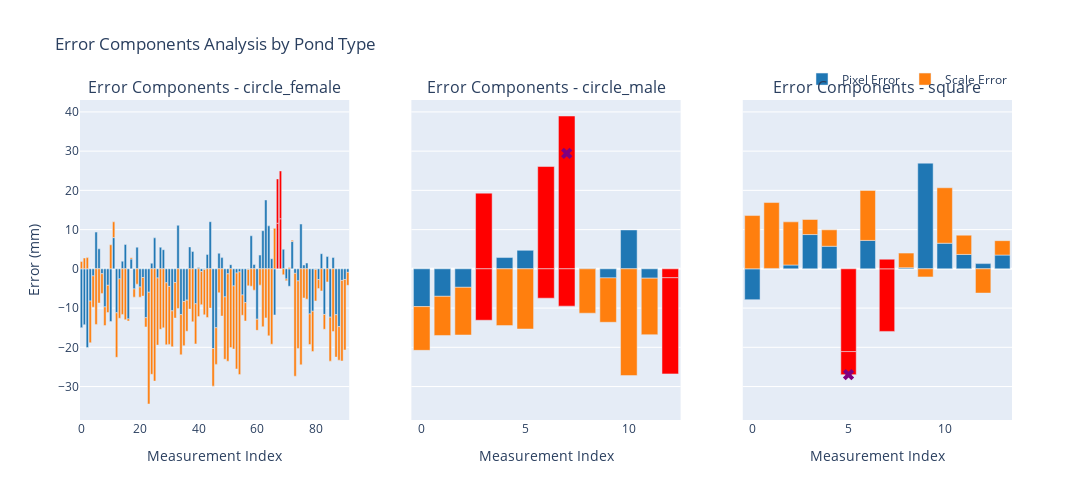

The notebook cell saved with this chart:
### Code cell
# Create plotly subplots for error components bar plots
pond_types = df['Pond_Type'].unique()
n_pond_types = len(pond_types)

# Prepare data for all pond types
pond_data = {}
for pond_type in pond_types:
    df_pond = df[df['Pond_Type'] == pond_type].copy()
    df_pond = df_pond.reset_index(drop=True)
    
    # Calculate error components in mm
    mm_per_px_gt = 10 / df_pond['mean_scale']
    mm_per_px_pred = 10 / df_pond['pred_scale']
    df_pond['pixel_error_mm'] = (df_pond['mean_pixels'] - df_pond['pred_Distance_pixels']) * mm_per_px_gt
    df_pond['scale_error_mm'] = df_pond['mean_pixels'] * (mm_per_px_gt - mm_per_px_pred)
    
    # Calculate total error and identify outliers using IQR
    df_pond['total_error_mm'] = df_pond['pixel_error_mm'] + df_pond['scale_error_mm']
    q1_total = df_pond['total_error_mm'].quantile(0.25)
    q3_total = df_pond['total_error_mm'].quantile(0.75)
    iqr_total = q3_total - q1_total
    outlier_threshold_low_total = q1_total - 1.5 * iqr_total
    outlier_threshold_high_total = q3_total + 1.5 * iqr_total
    df_pond['is_outlier_total'] = (df_pond['total_error_mm'] < outlier_threshold_low_total) | (df_pond['total_error_mm'] > outlier_threshold_high_total)
    
    # Calculate MAPE outliers using IQR
    q1_mape = df_pond['mape_percent'].quantile(0.25)
    q3_mape = df_pond['mape_percent'].quantile(0.75)
    iqr_mape = q3_mape - q1_mape
    outlier_threshold_low_mape = q1_mape - 1.5 * iqr_mape
    outlier_threshold_high_mape = q3_mape + 1.5 * iqr_mape
    df_pond['is_outlier_mape'] = (df_pond['mape_percent'] < outlier_threshold_low_mape) | (df_pond['mape_percent'] > outlier_threshold_high_mape)
    
    pond_data[pond_type] = df_pond

# Create plotly subplots for error components bar plots
fig_bar = make_subplots(
    rows=1, cols=n_pond_types,
    subplot_titles=[f'Error Components - {pond_type}' for pond_type in pond_types],
    shared_yaxes=True
)

for i, pond_type in enumerate(pond_types):
    df_pond = pond_data[pond_type]
    
    # Add Pixel Error bars
    fig_bar.add_trace(
        go.Bar(
            name='Pixel Error' if i == 0 else '',  # Only show legend for first subplot
            x=df_pond.index,
            y=df_pond['pixel_error_mm'],
            marker_color=['red' if is_outlier else '#1f77b4' for is_outlier in df_pond['is_outlier_total']],
            showlegend=(i == 0),  # Only show legend for first subplot
            hovertemplate="Image: %{customdata[0]}<br>" +
                         "Prawn ID: %{customdata[1]}<br>" +
                         "Pixel Error: %{y:.2f}mm<extra></extra>",
            customdata=list(zip(df_pond['Label'], df_pond['PrawnID']))
        ),
        row=1, col=i+1
    )
    
    # Add Scale Error bars
    fig_bar.add_trace(
        go.Bar(
            name='Scale Error' if i == 0 else '',  # Only show legend for first subplot
            x=df_pond.index,
            y=df_pond['scale_error_mm'],
            marker_color=['red' if is_outlier else '#ff7f0e' for is_outlier in df_pond['is_outlier_total']],
            showlegend=(i == 0),  # Only show legend for first subplot
            hovertemplate="Image: %{customdata[0]}<br>" +
                         "Prawn ID: %{customdata[1]}<br>" +
                         "Scale Error: %{y:.2f}mm<extra></extra>",
            customdata=list(zip(df_pond['Label'], df_pond['PrawnID']))
        ),
        row=1, col=i+1
    )
    
    # Highlight MAPE outliers
    fig_bar.add_trace(
        go.Scatter(
            x=df_pond.index[df_pond['is_outlier_mape']],
            y=df_pond['total_error_mm'][df_pond['is_outlier_mape']],
            mode='markers',
            marker=dict(color='purple', size=10, symbol='x'),
            name='MAPE Outlier' if i == 0 else '',
            showlegend=(i == 0),
            hovertemplate="Image: %{customdata[0]}<br>" +
                         "Prawn ID: %{customdata[1]}<br>" +
                         "Total Error: %{y:.2f}mm<extra></extra>",
            customdata=list(zip(df_pond['Label'], df_pond['PrawnID']))
        ),
        row=1, col=i+1
    )

# Update layout
fig_bar.update_layout(
    title='Error Components Analysis by Pond Type',
    barmode='relative',  # Shows stacked bars
    height=500,
    width=1200,
    showlegend=True,
    legend=dict(
        orientation="h",
        yanchor="bottom",
        y=1.02,
        xanchor="right",
        x=1
    )
)

# Update axes
for i in range(n_pond_types):
    fig_bar.update_xaxes(title_text="Measurement Index", row=1, col=i+1)
    if i == 0:  # Only show y-axis title for first subplot
        fig_bar.update_yaxes(title_text="Error (mm)", row=1, col=i+1)

fig_bar.show()

### Figure 1 — Plotly figure (JSON) as saved in the notebook; plotly's stock layout.template omitted (floating-point values rounded to 4 significant figures; data arrays with more than 128 entries replaced by an {"elided": "..."} marker saying what was removed)
{"data": [{"customdata": {"elided": "92x2 str values"}, "hovertemplate": "Image: %{customdata[0]}<br>Prawn ID: %{customdata[1]}<br>Pixel Error: %{y:.2f}mm<extra></extra>", "marker": {"color": ["#1f77b4", "#1f77b4", "#1f77b4", "#1f77b4", "#1f77b4", "#1f77b4", "#1f77b4", "#1f77b4", "#1f77b4", "#1f77b4", "#1f77b4", "#1f77b4", "#1f77b4", "#1f77b4", "#1f77b4", "#1f77b4", "#1f77b4", "#1f77b4", "#1f77b4", "#1f77b4", "#1f77b4", "#1f77b4", "#1f77b4", "#1f77b4", "#1f77b4", "#1f77b4", "#1f77b4", "#1f77b4", "#1f77b4", "#1f77b4", "#1f77b4", "#1f77b4", "#1f77b4", "#1f77b4", "#1f77b4", "#1f77b4", "#1f77b4", "#1f77b4", "#1f77b4", "#1f77b4", "#1f77b4", "#1f77b4", "#1f77b4", "#1f77b4", "#1f77b4", "#1f77b4", "#1f77b4", "#1f77b4", "#1f77b4", "#1f77b4", "#1f77b4", "#1f77b4", "#1f77b4", "#1f77b4", "#1f77b4", "#1f77b4", "#1f77b4", "#1f77b4", "#1f77b4", "#1f77b4", "#1f77b4", "#1f77b4", "#1f77b4", "#1f77b4", "#1f77b4", "#1f77b4", "#1f77b4", "red", "red", "#1f77b4", "#1f77b4", "#1f77b4", "#1f77b4", "#1f77b4", "#1f77b4", "#1f77b4", "#1f77b4", "#1f77b4", "#1f77b4", "#1f77b4", "#1f77b4", "#1f77b4", "#1f77b4", "#1f77b4", "#1f77b4", "#1f77b4", "#1f77b4", "#1f77b4", "#1f77b4", "#1f77b4", "#1f77b4", "#1f77b4"]}, "name": "Pixel Error", "showlegend": true, "type": "bar", "x": [0, 1, 2, 3, 4, 5, 6, 7, 8, 9, 10, 11, 12, 13, 14, 15, 16, 17, 18, 19, 20, 21, 22, 23, 24, 25, 26, 27, 28, 29, 30, 31, 32, 33, 34, 35, 36, 37, 38, 39, 40, 41, 42, 43, 44, 45, 46, 47, 48, 49, 50, 51, 52, 53, 54, 55, 56, 57, 58, 59, 60, 61, 62, 63, 64, 65, 66, 67, 68, 69, 70, 71, 72, 73, 74, 75, 76, 77, 78, 79, 80, 81, 82, 83, 84, 85, 86, 87, 88, 89, 90, 91], "xaxis": "x", "y": [-14.98, -14.23, -20.06, -8.222, -1.793, 9.365, 5.108, -1.245, -9.701, -4.198, -13.42, 7.961, -11.21, -2.561, 1.949, 6.214, -12.75, 2.505, -5.127, 5.524, -4.625, -2.21, -12.46, -5.964, 1.418, 7.904, -2.334, 5.51, 4.88, -3.568, -4.479, -10.71, -3.489, 11.09, -11.68, -8.342, -7.976, 5.586, 4.414, -8.92, 0.3583, -0.6852, -0.1709, 3.678, 12.01, -20.3, -15.02, 3.97, 2.863, -7.145, -1.28, 1.068, -4.356, -1.06, -0.7816, -6.662, -8.603, -0.1673, 8.43, 1.104, -12.84, 3.501, 9.726, 17.56, 10.95, 2.576, -11.75, 11.62, 12.76, 4.984, -2.593, -4.441, 6.963, -1.145, -3.074, 11.42, 0.9868, 1.482, -11.49, -10.81, -0.1661, -2.737, 3.862, -11.62, 3.135, -12.31, 2.886, -11.7, -14.74, -2.954, -2.71, -0.8999], "yaxis": "y"}, {"customdata": {"elided": "92x2 str values"}, "hovertemplate": "Image: %{customdata[0]}<br>Prawn ID: %{customdata[1]}<br>Scale Error: %{y:.2f}mm<extra></extra>", "marker": {"color": ["#ff7f0e", "#ff7f0e", "#ff7f0e", "#ff7f0e", "#ff7f0e", "#ff7f0e", "#ff7f0e", "#ff7f0e", "#ff7f0e", "#ff7f0e", "#ff7f0e", "#ff7f0e", "#ff7f0e", "#ff7f0e", "#ff7f0e", "#ff7f0e", "#ff7f0e", "#ff7f0e", "#ff7f0e", "#ff7f0e", "#ff7f0e", "#ff7f0e", "#ff7f0e", "#ff7f0e", "#ff7f0e", "#ff7f0e", "#ff7f0e", "#ff7f0e", "#ff7f0e", "#ff7f0e", "#ff7f0e", "#ff7f0e", "#ff7f0e", "#ff7f0e", "#ff7f0e", "#ff7f0e", "#ff7f0e", "#ff7f0e", "#ff7f0e", "#ff7f0e", "#ff7f0e", "#ff7f0e", "#ff7f0e", "#ff7f0e", "#ff7f0e", "#ff7f0e", "#ff7f0e", "#ff7f0e", "#ff7f0e", "#ff7f0e", "#ff7f0e", "#ff7f0e", "#ff7f0e", "#ff7f0e", "#ff7f0e", "#ff7f0e", "#ff7f0e", "#ff7f0e", "#ff7f0e", "#ff7f0e", "#ff7f0e", "#ff7f0e", "#ff7f0e", "#ff7f0e", "#ff7f0e", "#ff7f0e", "#ff7f0e", "red", "red", "#ff7f0e", "#ff7f0e", "#ff7f0e", "#ff7f0e", "#ff7f0e", "#ff7f0e", "#ff7f0e", "#ff7f0e", "#ff7f0e", "#ff7f0e", "#ff7f0e", "#ff7f0e", "#ff7f0e", "#ff7f0e", "#ff7f0e", "#ff7f0e", "#ff7f0e", "#ff7f0e", "#ff7f0e", "#ff7f0e", "#ff7f0e", "#ff7f0e", "#ff7f0e"]}, "name": "Scale Error", "showlegend": true, "type": "bar", "x": [0, 1, 2, 3, 4, 5, 6, 7, 8, 9, 10, 11, 12, 13, 14, 15, 16, 17, 18, 19, 20, 21, 22, 23, 24, 25, 26, 27, 28, 29, 30, 31, 32, 33, 34, 35, 36, 37, 38, 39, 40, 41, 42, 43, 44, 45, 46, 47, 48, 49, 50, 51, 52, 53, 54, 55, 56, 57, 58, 59, 60, 61, 62, 63, 64, 65, 66, 67, 68, 69, 70, 71, 72, 73, 74, 75, 76, 77, 78, 79, 80, 81, 82, 83, 84, 85, 86, 87, 88, 89, 90, 91], "xaxis": "x", "y": [1.869, 2.756, 2.859, -10.61, -7.981, -14.18, -8.729, -5.022, -4.752, -6.931, 6.126, 4.023, -11.33, -10.04, -11.62, -12.95, -0.5257, 0.3495, -2.082, -3.903, -2.6, -4.737, -2.353, -28.48, -26.88, -28.61, -17.1, -15.41, -15.04, -15.79, -14.77, -9.15, -9.06, -10.09, -10.23, -11.24, -7.937, -10.25, -13.5, -10.2, -12.17, -8.441, -11.56, -12.41, -10.01, -9.592, -9.332, -6.08, -12.04, -15.9, -22.26, -20.05, -16.1, -24.45, -26.18, -5.165, -4.692, -4.162, -4.424, -5.426, -2.843, -4.151, -14.75, -12.5, -17.07, -19.21, 10.32, 11.3, 12.19, -1.507, -0.4139, 0.3392, 0.3473, -26.23, -17.2, -24.47, -7.424, -7.724, -7.801, -10.26, -8.021, -2.298, -5.627, -3.783, -3.335, -11.21, -15.98, -10.8, -8.545, -20.53, -17.98, -3.303], "yaxis": "y"}, {"customdata": {"elided": "92x2 str values"}, "hovertemplate": "Image: %{customdata[0]}<br>Prawn ID: %{customdata[1]}<br>Total Error: %{y:.2f}mm<extra></extra>", "marker": {"color": "purple", "size": 10, "symbol": "x"}, "mode": "markers", "name": "MAPE Outlier", "showlegend": true, "type": "scatter", "x": [], "xaxis": "x", "y": [], "yaxis": "y"}, {"customdata": [["full body:undistorted_GX010089_11_236.jpg_gamma", "Prawn_0"], ["full body:undistorted_GX010089_11_236.jpg_gamma", "Prawn_1"], ["full body:undistorted_GX010089_11_236.jpg_gamma", "Prawn_2"], ["full body:undistorted_GX010091_5_149.jpg_gamma", "Prawn_0"], ["full body:undistorted_GX010091_5_149.jpg_gamma", "Prawn_1"], ["full body:undistorted_GX010102_9_165.jpg_gamma", "Prawn_1"], ["full body:undistorted_GX010102_9_165.jpg_gamma", "Prawn_2"], ["full body:undistorted_GX010102_9_165.jpg_gamma", "Prawn_3"], ["full body:undistorted_GX010102_9_165.jpg_gamma", "Prawn_4"], ["full body:undistorted_GX010102_9_165.jpg_gamma", "Prawn_5"], ["full body:undistorted_GX010102_50_1396.jpg_gamma", "Prawn_0"], ["full body:undistorted_GX010105_28_816.jpg_gamma", "Prawn_0"], ["full body:undistorted_GX010105_28_816.jpg_gamma", "Prawn_1"]], "hovertemplate": "Image: %{customdata[0]}<br>Prawn ID: %{customdata[1]}<br>Pixel Error: %{y:.2f}mm<extra></extra>", "marker": {"color": ["#1f77b4", "#1f77b4", "#1f77b4", "red", "#1f77b4", "#1f77b4", "red", "red", "#1f77b4", "#1f77b4", "#1f77b4", "#1f77b4", "red"]}, "name": "", "showlegend": false, "type": "bar", "x": [0, 1, 2, 3, 4, 5, 6, 7, 8, 9, 10, 11, 12], "xaxis": "x2", "y": [-9.628, -7.003, -4.709, 19.3, 2.878, 4.714, 26.08, 38.95, 0.06049, -2.304, 9.914, -2.38, -2.268], "yaxis": "y2"}, {"customdata": [["full body:undistorted_GX010089_11_236.jpg_gamma", "Prawn_0"], ["full body:undistorted_GX010089_11_236.jpg_gamma", "Prawn_1"], ["full body:undistorted_GX010089_11_236.jpg_gamma", "Prawn_2"], ["full body:undistorted_GX010091_5_149.jpg_gamma", "Prawn_0"], ["full body:undistorted_GX010091_5_149.jpg_gamma", "Prawn_1"], ["full body:undistorted_GX010102_9_165.jpg_gamma", "Prawn_1"], ["full body:undistorted_GX010102_9_165.jpg_gamma", "Prawn_2"], ["full body:undistorted_GX010102_9_165.jpg_gamma", "Prawn_3"], ["full body:undistorted_GX010102_9_165.jpg_gamma", "Prawn_4"], ["full body:undistorted_GX010102_9_165.jpg_gamma", "Prawn_5"], ["full body:undistorted_GX010102_50_1396.jpg_gamma", "Prawn_0"], ["full body:undistorted_GX010105_28_816.jpg_gamma", "Prawn_0"], ["full body:undistorted_GX010105_28_816.jpg_gamma", "Prawn_1"]], "hovertemplate": "Image: %{customdata[0]}<br>Prawn ID: %{customdata[1]}<br>Scale Error: %{y:.2f}mm<extra></extra>", "marker": {"color": ["#ff7f0e", "#ff7f0e", "#ff7f0e", "red", "#ff7f0e", "#ff7f0e", "red", "red", "#ff7f0e", "#ff7f0e", "#ff7f0e", "#ff7f0e", "red"]}, "name": "", "showlegend": false, "type": "bar", "x": [0, 1, 2, 3, 4, 5, 6, 7, 8, 9, 10, 11, 12], "xaxis": "x2", "y": [-11.14, -9.981, -12.15, -13.1, -14.47, -15.34, -7.478, -9.506, -11.31, -11.31, -27.2, -14.4, -24.5], "yaxis": "y2"}, {"customdata": [["full body:undistorted_GX010089_11_236.jpg_gamma", "Prawn_0"], ["full body:undistorted_GX010089_11_236.jpg_gamma", "Prawn_1"], ["full body:undistorted_GX010089_11_236.jpg_gamma", "Prawn_2"], ["full body:undistorted_GX010091_5_149.jpg_gamma", "Prawn_0"], ["full body:undistorted_GX010091_5_149.jpg_gamma", "Prawn_1"], ["full body:undistorted_GX010102_9_165.jpg_gamma", "Prawn_1"], ["full body:undistorted_GX010102_9_165.jpg_gamma", "Prawn_2"], ["full body:undistorted_GX010102_9_165.jpg_gamma", "Prawn_3"], ["full body:undistorted_GX010102_9_165.jpg_gamma", "Prawn_4"], ["full body:undistorted_GX010102_9_165.jpg_gamma", "Prawn_5"], ["full body:undistorted_GX010102_50_1396.jpg_gamma", "Prawn_0"], ["full body:undistorted_GX010105_28_816.jpg_gamma", "Prawn_0"], ["full body:undistorted_GX010105_28_816.jpg_gamma", "Prawn_1"]], "hovertemplate": "Image: %{customdata[0]}<br>Prawn ID: %{customdata[1]}<br>Total Error: %{y:.2f}mm<extra></extra>", "marker": {"color": "purple", "size": 10, "symbol": "x"}, "mode": "markers", "name": "", "showlegend": false, "type": "scatter", "x": [7], "xaxis": "x2", "y": [29.45], "yaxis": "y2"}, {"customdata": [["full body:undistorted_GX010152_36_378.jpg_gamma", "Prawn_0"], ["full body:undistorted_GX010152_36_378.jpg_gamma", "Prawn_1"], ["full body:undistorted_GX010157_160_2259", "Prawn_0"], ["full body:undistorted_GX010157_174_2582.jpg_gamma", "Prawn_0"], ["full body:undistorted_GX010157_177_2665.jpg_gamma", "Prawn_0"], ["full body:undistorted_GX010161_54_676.jpg_gamma.jpg_gamma", "Prawn_0"], ["full body:undistorted_GX010162_72_927.jpg_gamma.jpg_gamma", "Prawn_0"], ["full body:undistorted_GX010174_62_790.jpg_gamma", "Prawn_0"], ["full body:undistorted_GX010175_266_3372.jpg_gamma.jpg_gamma", "Prawn_0"], ["full body:undistorted_GX010177_232_3047", "Prawn_0"], ["full body:undistorted_GX010178_172_3604.jpg_gamma", "Prawn_0"], ["full body:undistorted_GX010183_37_685.jpg_gamma", "Prawn_0"], ["full body:undistorted_GX010183_80_1633.jpg_gamma", "Prawn_0"], ["full body:undistorted_GX010183_128_2852.jpg_gamma", "Prawn_0"]], "hovertemplate": "Image: %{customdata[0]}<br>Prawn ID: %{customdata[1]}<br>Pixel Error: %{y:.2f}mm<extra></extra>", "marker": {"color": ["#1f77b4", "#1f77b4", "#1f77b4", "#1f77b4", "#1f77b4", "red", "#1f77b4", "red", "#1f77b4", "#1f77b4", "#1f77b4", "#1f77b4", "#1f77b4", "#1f77b4"]}, "name": "", "showlegend": false, "type": "bar", "x": [0, 1, 2, 3, 4, 5, 6, 7, 8, 9, 10, 11, 12, 13], "xaxis": "x3", "y": [-7.855, 0.1022, 0.976, 8.739, 5.757, -21.09, 7.244, -15.95, 0.2912, 26.93, 6.528, 3.673, 1.335, 3.512], "yaxis": "y3"}, {"customdata": [["full body:undistorted_GX010152_36_378.jpg_gamma", "Prawn_0"], ["full body:undistorted_GX010152_36_378.jpg_gamma", "Prawn_1"], ["full body:undistorted_GX010157_160_2259", "Prawn_0"], ["full body:undistorted_GX010157_174_2582.jpg_gamma", "Prawn_0"], ["full body:undistorted_GX010157_177_2665.jpg_gamma", "Prawn_0"], ["full body:undistorted_GX010161_54_676.jpg_gamma.jpg_gamma", "Prawn_0"], ["full body:undistorted_GX010162_72_927.jpg_gamma.jpg_gamma", "Prawn_0"], ["full body:undistorted_GX010174_62_790.jpg_gamma", "Prawn_0"], ["full body:undistorted_GX010175_266_3372.jpg_gamma.jpg_gamma", "Prawn_0"], ["full body:undistorted_GX010177_232_3047", "Prawn_0"], ["full body:undistorted_GX010178_172_3604.jpg_gamma", "Prawn_0"], ["full body:undistorted_GX010183_37_685.jpg_gamma", "Prawn_0"], ["full body:undistorted_GX010183_80_1633.jpg_gamma", "Prawn_0"], ["full body:undistorted_GX010183_128_2852.jpg_gamma", "Prawn_0"]], "hovertemplate": "Image: %{customdata[0]}<br>Prawn ID: %{customdata[1]}<br>Scale Error: %{y:.2f}mm<extra></extra>", "marker": {"color": ["#ff7f0e", "#ff7f0e", "#ff7f0e", "#ff7f0e", "#ff7f0e", "red", "#ff7f0e", "red", "#ff7f0e", "#ff7f0e", "#ff7f0e", "#ff7f0e", "#ff7f0e", "#ff7f0e"]}, "name": "", "showlegend": false, "type": "bar", "x": [0, 1, 2, 3, 4, 5, 6, 7, 8, 9, 10, 11, 12, 13], "xaxis": "x3", "y": [13.58, 16.8, 11.0, 3.844, 4.181, -5.874, 12.73, 2.46, 3.716, -2.058, 14.13, 4.911, -6.176, 3.669], "yaxis": "y3"}, {"customdata": [["full body:undistorted_GX010152_36_378.jpg_gamma", "Prawn_0"], ["full body:undistorted_GX010152_36_378.jpg_gamma", "Prawn_1"], ["full body:undistorted_GX010157_160_2259", "Prawn_0"], ["full body:undistorted_GX010157_174_2582.jpg_gamma", "Prawn_0"], ["full body:undistorted_GX010157_177_2665.jpg_gamma", "Prawn_0"], ["full body:undistorted_GX010161_54_676.jpg_gamma.jpg_gamma", "Prawn_0"], ["full body:undistorted_GX010162_72_927.jpg_gamma.jpg_gamma", "Prawn_0"], ["full body:undistorted_GX010174_62_790.jpg_gamma", "Prawn_0"], ["full body:undistorted_GX010175_266_3372.jpg_gamma.jpg_gamma", "Prawn_0"], ["full body:undistorted_GX010177_232_3047", "Prawn_0"], ["full body:undistorted_GX010178_172_3604.jpg_gamma", "Prawn_0"], ["full body:undistorted_GX010183_37_685.jpg_gamma", "Prawn_0"], ["full body:undistorted_GX010183_80_1633.jpg_gamma", "Prawn_0"], ["full body:undistorted_GX010183_128_2852.jpg_gamma", "Prawn_0"]], "hovertemplate": "Image: %{customdata[0]}<br>Prawn ID: %{customdata[1]}<br>Total Error: %{y:.2f}mm<extra></extra>", "marker": {"color": "purple", "size": 10, "symbol": "x"}, "mode": "markers", "name": "", "showlegend": false, "type": "scatter", "x": [5], "xaxis": "x3", "y": [-26.96], "yaxis": "y3"}], "layout": {"annotations": [{"font": {"size": 16}, "showarrow": false, "text": "Error Components - circle_female", "x": 0.1444, "xanchor": "center", "xref": "paper", "y": 1, "yanchor": "bottom", "yref": "paper"}, {"font": {"size": 16}, "showarrow": false, "text": "Error Components - circle_male", "x": 0.5, "xanchor": "center", "xref": "paper", "y": 1, "yanchor": "bottom", "yref": "paper"}, {"font": {"size": 16}, "showarrow": false, "text": "Error Components - square", "x": 0.8556, "xanchor": "center", "xref": "paper", "y": 1, "yanchor": "bottom", "yref": "paper"}], "barmode": "relative", "height": 500, "legend": {"orientation": "h", "x": 1, "xanchor": "right", "y": 1.02, "yanchor": "bottom"}, "showlegend": true, "title": {"text": "Error Components Analysis by Pond Type"}, "width": 1200, "xaxis": {"anchor": "y", "domain": [0, 0.2889], "title": {"text": "Measurement Index"}}, "xaxis2": {"anchor": "y2", "domain": [0.3556, 0.6444], "title": {"text": "Measurement Index"}}, "xaxis3": {"anchor": "y3", "domain": [0.7111, 1], "title": {"text": "Measurement Index"}}, "yaxis": {"anchor": "x", "domain": [0, 1], "title": {"text": "Error (mm)"}}, "yaxis2": {"anchor": "x2", "domain": [0, 1], "matches": "y", "showticklabels": false}, "yaxis3": {"anchor": "x3", "domain": [0, 1], "matches": "y", "showticklabels": false}}}
